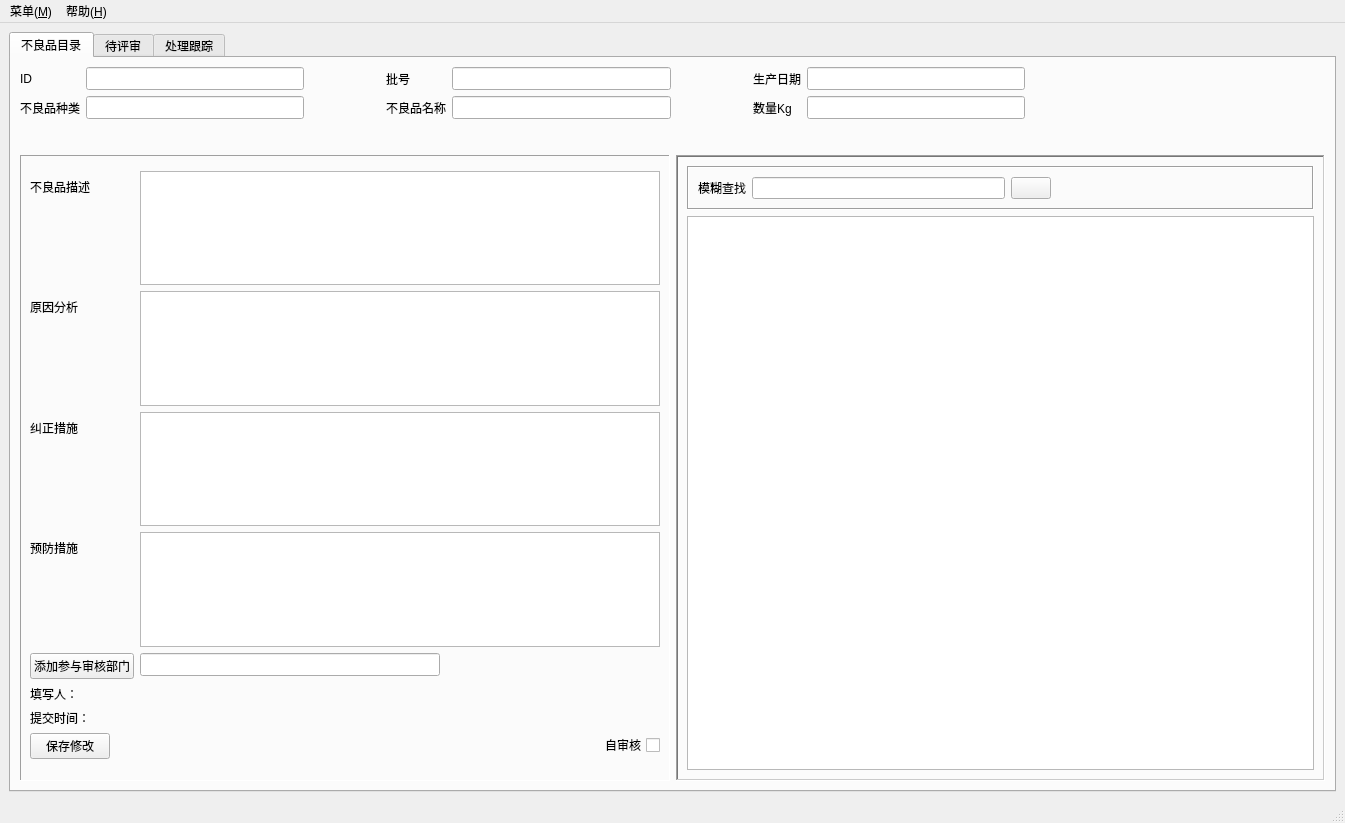
<?xml version="1.0" encoding="UTF-8"?>
<ui version="4.0">
 <class>MainWindow</class>
 <widget class="QMainWindow" name="MainWindow">
  <property name="windowModality">
   <enum>Qt::WindowModal</enum>
  </property>
  <property name="geometry">
   <rect>
    <x>0</x>
    <y>0</y>
    <width>1345</width>
    <height>823</height>
   </rect>
  </property>
  <property name="minimumSize">
   <size>
    <width>1116</width>
    <height>703</height>
   </size>
  </property>
  <property name="windowTitle">
   <string>不合格品评审系统</string>
  </property>
  <property name="windowIcon">
   <iconset>
    <normaloff>C:/Users/Administrator/.designer/backup/icons/parameterreview_32px_26157_easyicon.net.ico</normaloff>C:/Users/Administrator/.designer/backup/icons/parameterreview_32px_26157_easyicon.net.ico</iconset>
  </property>
  <property name="toolButtonStyle">
   <enum>Qt::ToolButtonIconOnly</enum>
  </property>
  <widget class="QWidget" name="centralwidget">
   <layout class="QVBoxLayout" name="verticalLayout_2">
    <item>
     <widget class="QTabWidget" name="tabWidget">
      <property name="currentIndex">
       <number>0</number>
      </property>
      <property name="iconSize">
       <size>
        <width>20</width>
        <height>20</height>
       </size>
      </property>
      <widget class="QWidget" name="tab_ongoing">
       <attribute name="icon">
        <iconset>
         <normaloff>C:/Users/Administrator/.designer/backup/icons/dir.png</normaloff>C:/Users/Administrator/.designer/backup/icons/dir.png</iconset>
       </attribute>
       <attribute name="title">
        <string>不良品目录</string>
       </attribute>
       <layout class="QVBoxLayout" name="verticalLayout_6">
        <item>
         <layout class="QVBoxLayout" name="verticalLayout">
          <item>
           <layout class="QGridLayout" name="gridLayout">
            <item row="1" column="7">
             <widget class="QLabel" name="label_11">
              <property name="text">
               <string>数量Kg</string>
              </property>
             </widget>
            </item>
            <item row="0" column="1">
             <widget class="QLabel" name="label">
              <property name="text">
               <string>ID</string>
              </property>
             </widget>
            </item>
            <item row="0" column="6">
             <spacer name="horizontalSpacer_3">
              <property name="orientation">
               <enum>Qt::Horizontal</enum>
              </property>
              <property name="sizeType">
               <enum>QSizePolicy::Fixed</enum>
              </property>
              <property name="sizeHint" stdset="0">
               <size>
                <width>76</width>
                <height>20</height>
               </size>
              </property>
             </spacer>
            </item>
            <item row="1" column="5">
             <widget class="QLineEdit" name="unpassname">
              <property name="sizePolicy">
               <sizepolicy hsizetype="Expanding" vsizetype="Expanding">
                <horstretch>0</horstretch>
                <verstretch>0</verstretch>
               </sizepolicy>
              </property>
              <property name="maximumSize">
               <size>
                <width>16777215</width>
                <height>70</height>
               </size>
              </property>
              <property name="font">
               <font>
                <pointsize>10</pointsize>
                <weight>75</weight>
                <bold>true</bold>
               </font>
              </property>
              <property name="readOnly">
               <bool>true</bool>
              </property>
             </widget>
            </item>
            <item row="0" column="5">
             <widget class="QLineEdit" name="batch">
              <property name="sizePolicy">
               <sizepolicy hsizetype="Expanding" vsizetype="Expanding">
                <horstretch>0</horstretch>
                <verstretch>0</verstretch>
               </sizepolicy>
              </property>
              <property name="maximumSize">
               <size>
                <width>16777215</width>
                <height>70</height>
               </size>
              </property>
              <property name="font">
               <font>
                <pointsize>10</pointsize>
                <weight>75</weight>
                <bold>true</bold>
               </font>
              </property>
              <property name="readOnly">
               <bool>true</bool>
              </property>
             </widget>
            </item>
            <item row="1" column="1">
             <widget class="QLabel" name="label_4">
              <property name="text">
               <string>不良品种类</string>
              </property>
             </widget>
            </item>
            <item row="0" column="3">
             <spacer name="horizontalSpacer_2">
              <property name="orientation">
               <enum>Qt::Horizontal</enum>
              </property>
              <property name="sizeType">
               <enum>QSizePolicy::Fixed</enum>
              </property>
              <property name="sizeHint" stdset="0">
               <size>
                <width>76</width>
                <height>20</height>
               </size>
              </property>
             </spacer>
            </item>
            <item row="0" column="9">
             <widget class="QLineEdit" name="prodate">
              <property name="sizePolicy">
               <sizepolicy hsizetype="Expanding" vsizetype="Expanding">
                <horstretch>0</horstretch>
                <verstretch>0</verstretch>
               </sizepolicy>
              </property>
              <property name="maximumSize">
               <size>
                <width>16777215</width>
                <height>70</height>
               </size>
              </property>
              <property name="font">
               <font>
                <pointsize>10</pointsize>
                <weight>75</weight>
                <bold>true</bold>
               </font>
              </property>
              <property name="readOnly">
               <bool>true</bool>
              </property>
             </widget>
            </item>
            <item row="0" column="4">
             <widget class="QLabel" name="label_2">
              <property name="text">
               <string>批号</string>
              </property>
             </widget>
            </item>
            <item row="1" column="2">
             <widget class="QLineEdit" name="unpasstype">
              <property name="sizePolicy">
               <sizepolicy hsizetype="Expanding" vsizetype="Expanding">
                <horstretch>0</horstretch>
                <verstretch>0</verstretch>
               </sizepolicy>
              </property>
              <property name="maximumSize">
               <size>
                <width>16777215</width>
                <height>70</height>
               </size>
              </property>
              <property name="font">
               <font>
                <pointsize>10</pointsize>
                <weight>75</weight>
                <bold>true</bold>
               </font>
              </property>
              <property name="readOnly">
               <bool>true</bool>
              </property>
             </widget>
            </item>
            <item row="0" column="7">
             <widget class="QLabel" name="label_3">
              <property name="text">
               <string>生产日期</string>
              </property>
             </widget>
            </item>
            <item row="1" column="4">
             <widget class="QLabel" name="label_5">
              <property name="text">
               <string>不良品名称</string>
              </property>
             </widget>
            </item>
            <item row="1" column="9">
             <widget class="QLineEdit" name="unpassqty">
              <property name="sizePolicy">
               <sizepolicy hsizetype="Expanding" vsizetype="Expanding">
                <horstretch>0</horstretch>
                <verstretch>0</verstretch>
               </sizepolicy>
              </property>
              <property name="maximumSize">
               <size>
                <width>16777215</width>
                <height>70</height>
               </size>
              </property>
              <property name="font">
               <font>
                <pointsize>10</pointsize>
                <weight>75</weight>
                <bold>true</bold>
               </font>
              </property>
              <property name="readOnly">
               <bool>true</bool>
              </property>
             </widget>
            </item>
            <item row="0" column="2">
             <widget class="QLineEdit" name="ID">
              <property name="sizePolicy">
               <sizepolicy hsizetype="Expanding" vsizetype="Expanding">
                <horstretch>0</horstretch>
                <verstretch>0</verstretch>
               </sizepolicy>
              </property>
              <property name="maximumSize">
               <size>
                <width>16777215</width>
                <height>70</height>
               </size>
              </property>
              <property name="font">
               <font>
                <pointsize>10</pointsize>
                <weight>75</weight>
                <bold>true</bold>
               </font>
              </property>
              <property name="readOnly">
               <bool>true</bool>
              </property>
             </widget>
            </item>
            <item row="0" column="10">
             <spacer name="horizontalSpacer_4">
              <property name="orientation">
               <enum>Qt::Horizontal</enum>
              </property>
              <property name="sizeType">
               <enum>QSizePolicy::Fixed</enum>
              </property>
              <property name="sizeHint" stdset="0">
               <size>
                <width>300</width>
                <height>20</height>
               </size>
              </property>
             </spacer>
            </item>
           </layout>
          </item>
         </layout>
        </item>
        <item>
         <spacer name="verticalSpacer">
          <property name="orientation">
           <enum>Qt::Vertical</enum>
          </property>
          <property name="sizeType">
           <enum>QSizePolicy::Fixed</enum>
          </property>
          <property name="sizeHint" stdset="0">
           <size>
            <width>20</width>
            <height>30</height>
           </size>
          </property>
         </spacer>
        </item>
        <item>
         <layout class="QHBoxLayout" name="horizontalLayout">
          <item>
           <widget class="QFrame" name="frame">
            <property name="frameShape">
             <enum>QFrame::Panel</enum>
            </property>
            <property name="frameShadow">
             <enum>QFrame::Sunken</enum>
            </property>
            <layout class="QVBoxLayout" name="verticalLayout_4">
             <item>
              <layout class="QFormLayout" name="formLayout">
               <item row="1" column="0">
                <layout class="QFormLayout" name="formLayout_2"/>
               </item>
               <item row="2" column="0">
                <widget class="QLabel" name="label_13">
                 <property name="text">
                  <string>不良品描述</string>
                 </property>
                </widget>
               </item>
               <item row="2" column="1">
                <widget class="QTextEdit" name="describe">
                 <property name="font">
                  <font>
                   <pointsize>10</pointsize>
                   <italic>true</italic>
                  </font>
                 </property>
                 <property name="readOnly">
                  <bool>true</bool>
                 </property>
                </widget>
               </item>
               <item row="3" column="0">
                <widget class="QLabel" name="label_14">
                 <property name="text">
                  <string>原因分析</string>
                 </property>
                </widget>
               </item>
               <item row="3" column="1">
                <widget class="QTextEdit" name="result">
                 <property name="enabled">
                  <bool>true</bool>
                 </property>
                 <property name="font">
                  <font>
                   <pointsize>10</pointsize>
                   <weight>50</weight>
                   <italic>false</italic>
                   <bold>false</bold>
                  </font>
                 </property>
                </widget>
               </item>
               <item row="4" column="0">
                <widget class="QLabel" name="label_15">
                 <property name="text">
                  <string>纠正措施</string>
                 </property>
                </widget>
               </item>
               <item row="5" column="0">
                <widget class="QLabel" name="label_16">
                 <property name="text">
                  <string>预防措施</string>
                 </property>
                </widget>
               </item>
               <item row="5" column="1">
                <widget class="QTextEdit" name="precaution">
                 <property name="font">
                  <font>
                   <pointsize>10</pointsize>
                   <weight>50</weight>
                   <bold>false</bold>
                  </font>
                 </property>
                </widget>
               </item>
               <item row="8" column="0">
                <widget class="QLabel" name="label_17">
                 <property name="sizePolicy">
                  <sizepolicy hsizetype="Expanding" vsizetype="Expanding">
                   <horstretch>0</horstretch>
                   <verstretch>0</verstretch>
                  </sizepolicy>
                 </property>
                 <property name="text">
                  <string>填写人：</string>
                 </property>
                 <property name="alignment">
                  <set>Qt::AlignRight|Qt::AlignTrailing|Qt::AlignVCenter</set>
                 </property>
                </widget>
               </item>
               <item row="8" column="1">
                <widget class="QLabel" name="person">
                 <property name="text">
                  <string/>
                 </property>
                </widget>
               </item>
               <item row="11" column="1">
                <widget class="QCheckBox" name="pre_check">
                 <property name="layoutDirection">
                  <enum>Qt::RightToLeft</enum>
                 </property>
                 <property name="text">
                  <string>自审核</string>
                 </property>
                 <property name="checked">
                  <bool>false</bool>
                 </property>
                </widget>
               </item>
               <item row="6" column="1">
                <widget class="QLineEdit" name="parts">
                 <property name="sizePolicy">
                  <sizepolicy hsizetype="Expanding" vsizetype="Fixed">
                   <horstretch>0</horstretch>
                   <verstretch>0</verstretch>
                  </sizepolicy>
                 </property>
                 <property name="maximumSize">
                  <size>
                   <width>300</width>
                   <height>16777215</height>
                  </size>
                 </property>
                 <property name="font">
                  <font>
                   <pointsize>10</pointsize>
                  </font>
                 </property>
                 <property name="clearButtonEnabled">
                  <bool>false</bool>
                 </property>
                </widget>
               </item>
               <item row="6" column="0">
                <widget class="QPushButton" name="btn_slparts">
                 <property name="text">
                  <string>添加参与审核部门</string>
                 </property>
                 <property name="icon">
                  <iconset>
                   <normaloff>icons/user.ico</normaloff>icons/user.ico</iconset>
                 </property>
                </widget>
               </item>
               <item row="10" column="1">
                <widget class="QLabel" name="pre_time">
                 <property name="text">
                  <string/>
                 </property>
                </widget>
               </item>
               <item row="10" column="0">
                <widget class="QLabel" name="label_6">
                 <property name="sizePolicy">
                  <sizepolicy hsizetype="Expanding" vsizetype="Preferred">
                   <horstretch>0</horstretch>
                   <verstretch>0</verstretch>
                  </sizepolicy>
                 </property>
                 <property name="text">
                  <string>提交时间：</string>
                 </property>
                </widget>
               </item>
               <item row="11" column="0">
                <widget class="QPushButton" name="btn_save">
                 <property name="text">
                  <string>保存修改</string>
                 </property>
                 <property name="icon">
                  <iconset>
                   <normaloff>icons/Save_32px.ico</normaloff>icons/Save_32px.ico</iconset>
                 </property>
                </widget>
               </item>
               <item row="13" column="1">
                <spacer name="verticalSpacer_3">
                 <property name="orientation">
                  <enum>Qt::Vertical</enum>
                 </property>
                 <property name="sizeHint" stdset="0">
                  <size>
                   <width>20</width>
                   <height>40</height>
                  </size>
                 </property>
                </spacer>
               </item>
               <item row="12" column="1">
                <spacer name="verticalSpacer_4">
                 <property name="orientation">
                  <enum>Qt::Vertical</enum>
                 </property>
                 <property name="sizeHint" stdset="0">
                  <size>
                   <width>20</width>
                   <height>40</height>
                  </size>
                 </property>
                </spacer>
               </item>
               <item row="4" column="1">
                <widget class="QTextEdit" name="correctiveaciton">
                 <property name="font">
                  <font>
                   <pointsize>10</pointsize>
                   <weight>50</weight>
                   <bold>false</bold>
                  </font>
                 </property>
                </widget>
               </item>
              </layout>
             </item>
            </layout>
           </widget>
          </item>
          <item>
           <widget class="QFrame" name="frame_2">
            <property name="frameShape">
             <enum>QFrame::WinPanel</enum>
            </property>
            <property name="frameShadow">
             <enum>QFrame::Sunken</enum>
            </property>
            <layout class="QVBoxLayout" name="verticalLayout_5">
             <item>
              <widget class="QFrame" name="frame_3">
               <property name="frameShape">
                <enum>QFrame::Box</enum>
               </property>
               <property name="frameShadow">
                <enum>QFrame::Sunken</enum>
               </property>
               <layout class="QHBoxLayout" name="horizontalLayout_2">
                <item>
                 <widget class="QLabel" name="label_12">
                  <property name="text">
                   <string>模糊查找</string>
                  </property>
                 </widget>
                </item>
                <item>
                 <widget class="QLineEdit" name="lineEdit_11">
                  <property name="clearButtonEnabled">
                   <bool>true</bool>
                  </property>
                 </widget>
                </item>
                <item>
                 <widget class="QPushButton" name="btn_search">
                  <property name="text">
                   <string/>
                  </property>
                  <property name="icon">
                   <iconset>
                    <normaloff>C:/Users/Administrator/.designer/backup/icons/search.ico</normaloff>C:/Users/Administrator/.designer/backup/icons/search.ico</iconset>
                  </property>
                 </widget>
                </item>
                <item>
                 <spacer name="horizontalSpacer">
                  <property name="orientation">
                   <enum>Qt::Horizontal</enum>
                  </property>
                  <property name="sizeHint" stdset="0">
                   <size>
                    <width>40</width>
                    <height>20</height>
                   </size>
                  </property>
                 </spacer>
                </item>
               </layout>
              </widget>
             </item>
             <item>
              <widget class="QTableView" name="tbl_unpass">
               <property name="statusTip">
                <string>单击查看详细信息，右键弹出功能选项</string>
               </property>
              </widget>
             </item>
             <item>
              <layout class="QVBoxLayout" name="verticalLayout_3"/>
             </item>
            </layout>
           </widget>
          </item>
         </layout>
        </item>
        <item>
         <spacer name="verticalSpacer_5">
          <property name="orientation">
           <enum>Qt::Vertical</enum>
          </property>
          <property name="sizeHint" stdset="0">
           <size>
            <width>20</width>
            <height>40</height>
           </size>
          </property>
         </spacer>
        </item>
       </layout>
      </widget>
      <widget class="QWidget" name="tab_onpreving">
       <attribute name="icon">
        <iconset>
         <normaloff>C:/Users/Administrator/.designer/backup/icons/find.png</normaloff>C:/Users/Administrator/.designer/backup/icons/find.png</iconset>
       </attribute>
       <attribute name="title">
        <string>待评审</string>
       </attribute>
       <widget class="QFrame" name="frame_4">
        <property name="geometry">
         <rect>
          <x>410</x>
          <y>0</y>
          <width>741</width>
          <height>701</height>
         </rect>
        </property>
        <property name="frameShape">
         <enum>QFrame::StyledPanel</enum>
        </property>
        <property name="frameShadow">
         <enum>QFrame::Raised</enum>
        </property>
       </widget>
      </widget>
      <widget class="QWidget" name="tab_following">
       <attribute name="icon">
        <iconset>
         <normaloff>C:/Users/Administrator/.designer/backup/icons/gps_navigation_position_positioning_tracking_32px_1225459_easyicon.net.ico</normaloff>C:/Users/Administrator/.designer/backup/icons/gps_navigation_position_positioning_tracking_32px_1225459_easyicon.net.ico</iconset>
       </attribute>
       <attribute name="title">
        <string>处理跟踪</string>
       </attribute>
      </widget>
     </widget>
    </item>
   </layout>
  </widget>
  <widget class="QMenuBar" name="menubar">
   <property name="geometry">
    <rect>
     <x>0</x>
     <y>0</y>
     <width>1345</width>
     <height>23</height>
    </rect>
   </property>
   <widget class="QMenu" name="menu">
    <property name="title">
     <string>菜单(&amp;M)</string>
    </property>
    <addaction name="act_changepwd"/>
    <addaction name="act_chguser"/>
    <addaction name="separator"/>
    <addaction name="action_quit"/>
   </widget>
   <widget class="QMenu" name="menuHelp">
    <property name="title">
     <string>帮助(&amp;H)</string>
    </property>
    <addaction name="action_about"/>
   </widget>
   <addaction name="menu"/>
   <addaction name="menuHelp"/>
  </widget>
  <widget class="QStatusBar" name="statusbar"/>
  <action name="act_changepwd">
   <property name="icon">
    <iconset>
     <normaloff>C:/Users/Administrator/.designer/backup/icons/password32px.ico</normaloff>C:/Users/Administrator/.designer/backup/icons/password32px.ico</iconset>
   </property>
   <property name="text">
    <string>更改密码</string>
   </property>
   <property name="shortcut">
    <string>Ctrl+P</string>
   </property>
  </action>
  <action name="act_chguser">
   <property name="icon">
    <iconset>
     <normaloff>C:/Users/Administrator/.designer/backup/icons/user32px.ico</normaloff>C:/Users/Administrator/.designer/backup/icons/user32px.ico</iconset>
   </property>
   <property name="text">
    <string>更换用户</string>
   </property>
   <property name="shortcut">
    <string>Ctrl+U</string>
   </property>
  </action>
  <action name="action_quit">
   <property name="icon">
    <iconset>
     <normaloff>C:/Users/Administrator/.designer/backup/icons/quit128px.ico</normaloff>C:/Users/Administrator/.designer/backup/icons/quit128px.ico</iconset>
   </property>
   <property name="text">
    <string>退出</string>
   </property>
   <property name="shortcut">
    <string>Ctrl+Q</string>
   </property>
  </action>
  <action name="action_about">
   <property name="icon">
    <iconset>
     <normaloff>C:/Users/Administrator/.designer/backup/icons/dir.png</normaloff>C:/Users/Administrator/.designer/backup/icons/dir.png</iconset>
   </property>
   <property name="text">
    <string>关于</string>
   </property>
   <property name="shortcut">
    <string>Ctrl+H</string>
   </property>
  </action>
 </widget>
 <tabstops>
  <tabstop>result</tabstop>
  <tabstop>precaution</tabstop>
  <tabstop>lineEdit_11</tabstop>
  <tabstop>btn_search</tabstop>
  <tabstop>pre_check</tabstop>
  <tabstop>describe</tabstop>
  <tabstop>tbl_unpass</tabstop>
  <tabstop>unpassname</tabstop>
  <tabstop>batch</tabstop>
  <tabstop>prodate</tabstop>
  <tabstop>unpasstype</tabstop>
  <tabstop>unpassqty</tabstop>
  <tabstop>ID</tabstop>
 </tabstops>
 <resources/>
 <connections>
  <connection>
   <sender>action_quit</sender>
   <signal>triggered()</signal>
   <receiver>MainWindow</receiver>
   <slot>close()</slot>
   <hints>
    <hint type="sourcelabel">
     <x>-1</x>
     <y>-1</y>
    </hint>
    <hint type="destinationlabel">
     <x>509</x>
     <y>380</y>
    </hint>
   </hints>
  </connection>
  <connection>
   <sender>lineEdit_11</sender>
   <signal>returnPressed()</signal>
   <receiver>btn_search</receiver>
   <slot>click()</slot>
   <hints>
    <hint type="sourcelabel">
     <x>692</x>
     <y>225</y>
    </hint>
    <hint type="destinationlabel">
     <x>801</x>
     <y>222</y>
    </hint>
   </hints>
  </connection>
 </connections>
</ui>
